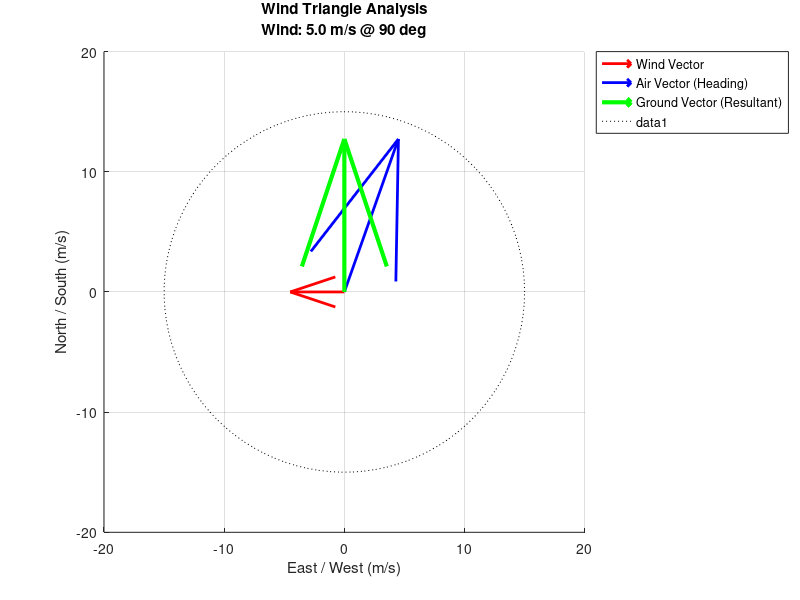

The MATLAB script that drew this image:
%% ========================================================================
%  PROJECT: UAV Wind Triangle Navigation Solver (Vector Analysis)
%  AUTHOR: Serdar Sokmen
%  PLATFORM: MATLAB
%
%  DESCRIPTION:
%  In autonomous flight, a UAV cannot simply point its nose at the target
%  waypoint because wind will push it off course (Drift).
%  
%  This script calculates the required "Wind Correction Angle" (WCA) and
%  the resulting "Ground Speed" (GS) using Vector Mechanics.
%
%  THE WIND TRIANGLE CONCEPT:
%  1. Air Vector (Heading & True Airspeed - TAS)
%  2. Wind Vector (Wind Direction & Speed - WS)
%  3. Ground Vector (Course & Ground Speed - GS)
%
%  Ground_Vector = Air_Vector + Wind_Vector
%
%  INPUTS:
%  - Desired Course (Where we want to go)
%  - Wind Speed & Direction (Meteorological Data)
%  - Drone Cruise Speed (TAS)
% =========================================================================

clc; clear; close all;

%% 1. FLIGHT PARAMETERS (User Inputs)
% -------------------------------------------------------------------------
% Drone Performance
TAS = 15;           % True Airspeed (m/s) - Speed relative to air mass

% Mission Plan
desired_course = 0; % Degrees (0 = North, 90 = East). Target path.

% Weather Conditions
wind_speed = 5;     % Wind speed in m/s
wind_dir = 90;      % Wind coming FROM this direction (Degrees)
                    % 90 deg means wind is blowing FROM East TO West.

%% 2. VECTOR CALCULATIONS (The Math Engine)
% -------------------------------------------------------------------------
% Step A: Convert everything to Radians for MATLAB trigonometry
% Note: In aviation, wind is reported "FROM", but mathematically we need
% the vector "TO". So we flip the wind direction by 180 degrees.
wind_to_rad = deg2rad(wind_dir + 180); 
course_rad = deg2rad(desired_course);

% Step B: Decompose Wind Vector (X, Y components)
% X is East-West, Y is North-South
Wx = wind_speed * sin(wind_to_rad);
Wy = wind_speed * cos(wind_to_rad);

% Step C: Calculate Wind Correction Angle (WCA) using Sine Rule
% Angle difference between Wind and Course
angle_diff = deg2rad(wind_dir - desired_course);

% WCA Formula: sin(WCA) = (Wind_Speed * sin(Wind_Angle - Course)) / TAS
% This tells us how much we need to "crab" into the wind.
wca_rad = asin((wind_speed * sin(angle_diff)) / TAS);
wca_deg = rad2deg(wca_rad);

% Step D: Calculate Heading (Where the nose points)
% Heading = Course + WCA
heading_deg = desired_course + wca_deg;

% Step E: Calculate Ground Speed (GS) using Cosine Rule
% GS = TAS * cos(WCA) + Wind * cos(Wind_Angle - Course)
GS = TAS * cos(wca_rad) + wind_speed * cos(angle_diff);

%% 3. SAFETY CHECKS (Avionics Logic)
% -------------------------------------------------------------------------
flight_safety = true;
warning_msg = 'FLIGHT OK';

% Check 1: Is Wind stronger than Drone?
if wind_speed >= TAS
    flight_safety = false;
    warning_msg = 'CRITICAL WARNING: Wind speed exceeds Airspeed! Return Home.';
    GS = 0; % Drone effectively moves backwards
end

% Check 2: Ground Speed Check
if GS <= 0
    flight_safety = false;
    warning_msg = 'WARNING: Ground Speed is zero or negative.';
end

%% 4. VISUALIZATION (Navigation Display)
% -------------------------------------------------------------------------
figure('Name', 'Navigation Vector Analysis', 'Color', 'w');
hold on; axis equal; grid on;

% Origin point (Current Drone Position)
origin = [0, 0];

% A. Draw Wind Vector (Red)
% Plotting wind relative to the drone
quiver(0, 0, Wx, Wy, 'r', 'LineWidth', 2, 'MaxHeadSize', 0.5);

% B. Draw Air Vector (Blue) - Where the nose is pointing
heading_rad = deg2rad(heading_deg);
Ax = TAS * sin(heading_rad);
Ay = TAS * cos(heading_rad);
quiver(0, 0, Ax, Ay, 'b', 'LineWidth', 2, 'MaxHeadSize', 0.5);

% C. Draw Ground Vector (Green) - The actual path (Resultant)
Gx = Ax + Wx;
Gy = Ay + Wy;
quiver(0, 0, Gx, Gy, 'g', 'LineWidth', 3, 'MaxHeadSize', 0.5);

% Formatting the Plot (Compass Style)
xlabel('East / West (m/s)');
ylabel('North / South (m/s)');
title(sprintf('Wind Triangle Analysis\nWind: %.1f m/s @ %d deg', wind_speed, wind_dir));
legend('Wind Vector', 'Air Vector (Heading)', 'Ground Vector (Resultant)', 'Location', 'bestoutside');
xlim([-20 20]); ylim([-20 20]);

% Draw a Compass Circle for reference
theta = linspace(0, 2*pi, 100);
plot(TAS*cos(theta), TAS*sin(theta), 'k:', 'LineWidth', 0.5); % Airspeed limit circle

%% 5. MISSION REPORT (Console Output)
% -------------------------------------------------------------------------
fprintf('--------------------------------------------------\n');
fprintf('     AUTONOMOUS NAVIGATION SOLUTION \n');
fprintf('--------------------------------------------------\n');
fprintf('Target Course    : %6.1f deg (Plan)\n', desired_course);
fprintf('Wind Condition   : %6.1f m/s from %d deg\n', wind_speed, wind_dir);
fprintf('--------------------------------------------------\n');
if flight_safety
    fprintf('CALCULATED HEADING : %6.1f deg (Crab Angle: %.1f)\n', heading_deg, wca_deg);
    fprintf('TRUE AIRSPEED (TAS): %6.1f m/s\n', TAS);
    fprintf('GROUND SPEED (GS)  : %6.1f m/s\n', GS);
    fprintf('Effective Efficiency: %.1f%%\n', (GS/TAS)*100);
else
    fprintf('STATUS: %s\n', warning_msg);
end
fprintf('--------------------------------------------------\n');